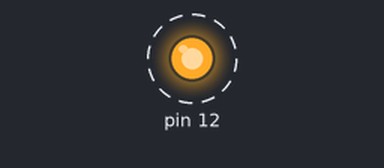
Simulated run of this sketch. Board: Arduino Uno, built with avr-gcc and run on an emulated ATmega328P. Parts: output pins drawn as LEDs (lit = HIGH). Dashed ring = blinking.

Above: at 0.2 s.
Timing chart, 0 to 3.0 s (numbered marks = the images above):
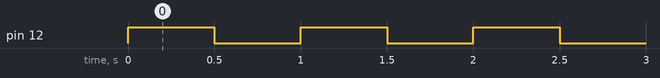

Measured:
- by itself, pin 12: alternates HIGH for 0.50 s and LOW for 0.50 s

The sketch:

Exp_1_LED_Flasher.ino
```cpp
void setup() {
  // put your setup code here, to run once:
int i;
pinMode(12,OUTPUT);
}

void loop() {
  // put your main code here, to run repeatedly:
digitalWrite(12,HIGH);
delay(500);
digitalWrite(12,LOW);
delay(500);
  // the LED will blink for 0.5 second, and stop for 0.5 second
}
```
